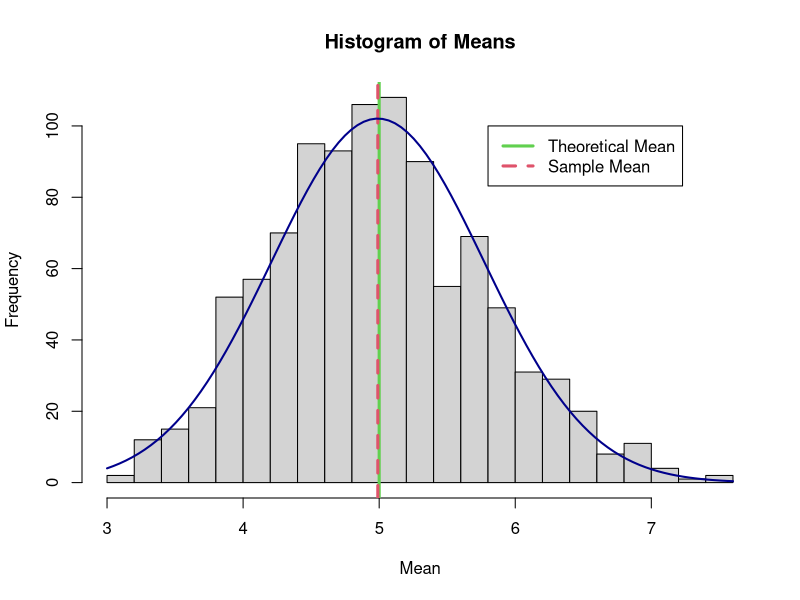
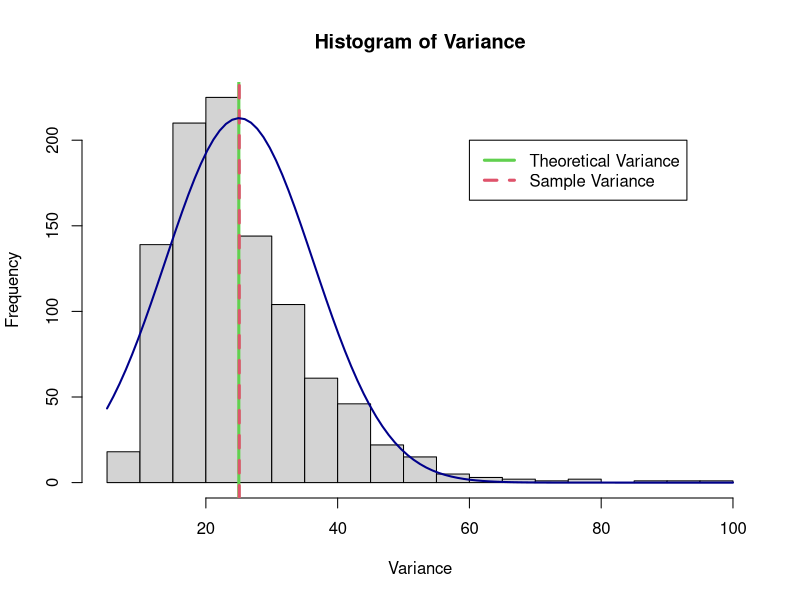

Source code (R) for these figures, in order:
## ---- chunk 1
set.seed(1)
lambda <- 0.2
n  <- 40
## ---- chunk 2
mns = NULL
vrs= NULL
for (i in 1 : 1000) {
        mySample <- rexp(n,lambda)
        mns <- c(mns, mean(mySample))
        vrs <- c(vrs, var(mySample))
}
## ---- chunk 3
myMean <- mean(mns)
theoMean <- 1/lambda
myVar <- mean(vrs)
theoVar <- (1/lambda)^2
## ---- chunk 4
hist(mns, breaks = 20, xlab = 'Mean', main = 'Histogram of Means')
abline(v = theoMean, col = 3, lwd = 3)
abline(v = myMean, col = 2, lwd = 3, lty = 2)
legend(5.8,100, c('Theoretical Mean', 'Sample Mean')
       , lwd = c(3,3), lty = c(1,2), col = c(3,2))
curve(dnorm(x, mean=myMean, sd=sd(mns))*200, col="darkblue", lwd=2, add=TRUE)
## ---- chunk 5
hist(vrs, breaks = 14, xlab = 'Variance', main = 'Histogram of Variance')
abline(v = theoVar, col = 3, lwd = 3)
abline(v = myVar, col = 2, lwd = 3, lty = 2)
legend(60, 200, c('Theoretical Variance', 'Sample Variance'),
       lwd = c(3,3), lty = c(1,2), col = c(3,2))
curve(dnorm(x, mean=myVar, sd=sd(vrs))*6000, col="darkblue", lwd=2, add=TRUE)
